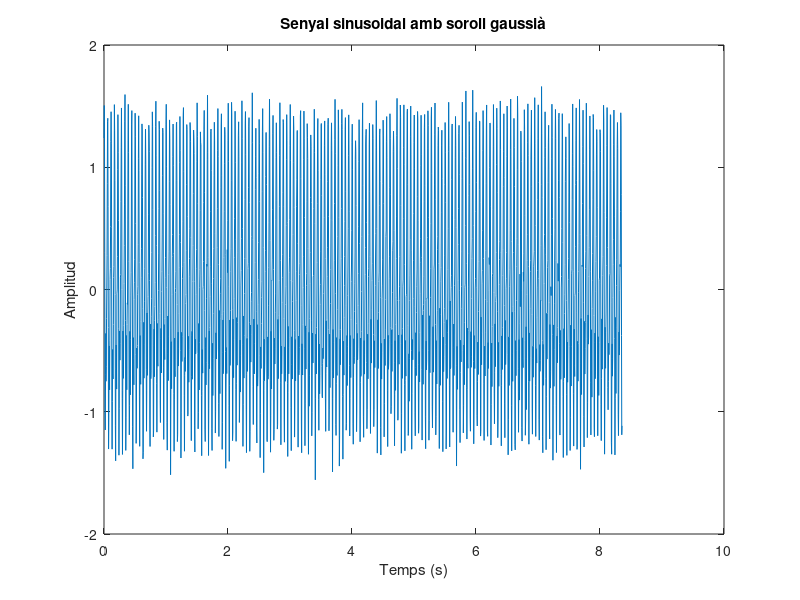
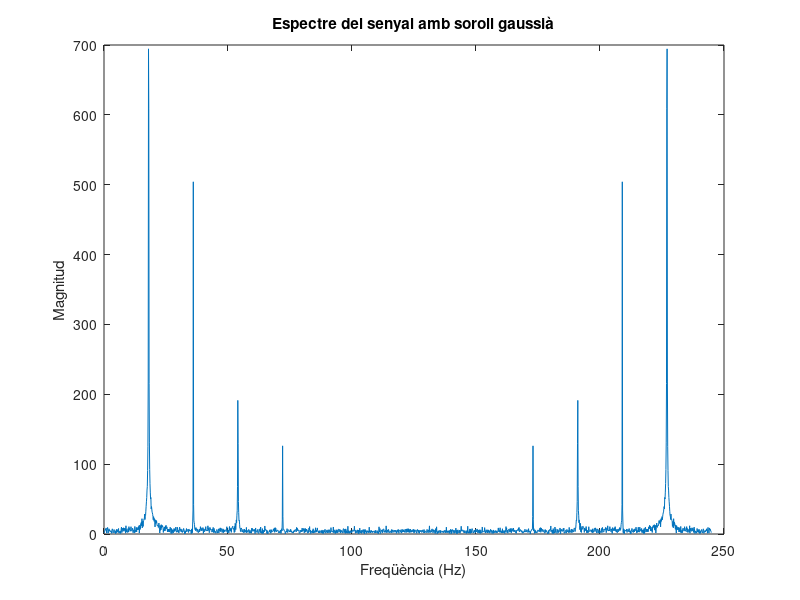
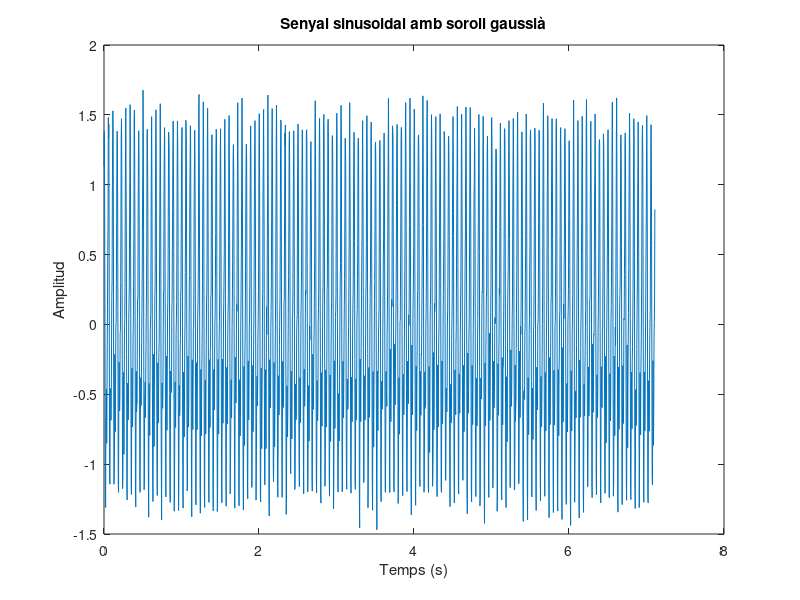
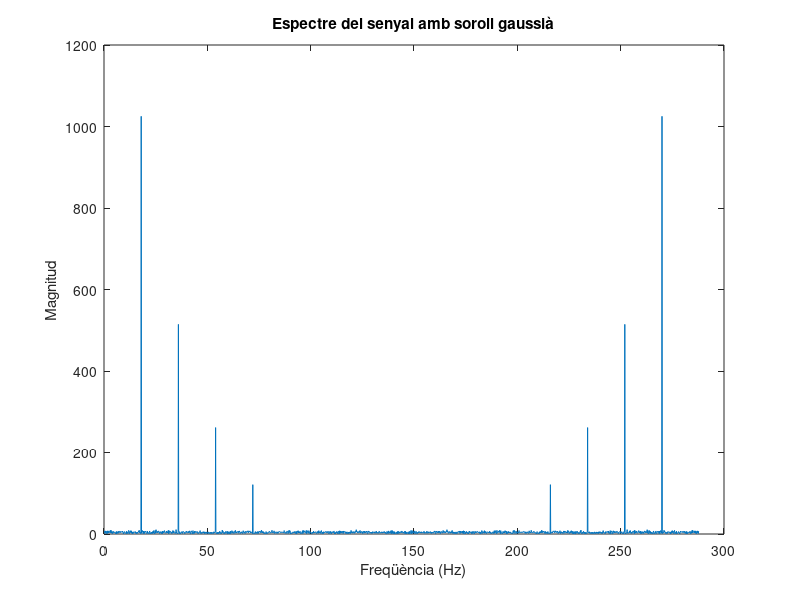

Recreate these plots in MATLAB, in order.
% Practica 9 PSI
clc
clear all

%% ACTIVITAT 1
% Definir paràmetres del senyal
A1 = 1; A2 = 0.5; A3 = 0.25; A4 = 0.125;
f1 = 18; f2 = 36; f3 = 54; f4 = 72;
phi1 = pi/2; phi2 = pi/4; phi3 = -0.3*pi; phi4 = 0.6*pi;
Fs = 245; % freqüència de mostreig
N = 2048; % nombre de mostres

% Generar vector de temps
t = (0:N-1) / Fs;

% Generar senyal
x = A1*sin(2*pi*f1*t + phi1) + A2*sin(2*pi*f2*t + phi2) + A3*sin(2*pi*f3*t + phi3) + A4*sin(2*pi*f4*t + phi4);

% Generar soroll blanc gaussià
sigma = 0.1;
noise = sigma*randn(size(x));

% Afegir soroll al senyal
x = x + noise;

% Mostrar senyal
figure(1)
plot(t, x);
xlabel('Temps (s)');
ylabel('Amplitud');
title('Senyal sinusoidal amb soroll gaussià');

% Calcular la FFT del senyal
X = fft(x);

% Calcular l'eix de freqüència
f = (0:N-1) * Fs / N;

% Dibuixar el espectre
figure(2)
plot(f, abs(X));
xlabel('Freqüència (Hz)');
ylabel('Magnitud');
title('Espectre del senyal amb soroll gaussià');

%% Fem el mateix amb la frequencia de mostreig a 288Hz.
% Definir paràmetres del senyal
A1 = 1; A2 = 0.5; A3 = 0.25; A4 = 0.125;
f1 = 18; f2 = 36; f3 = 54; f4 = 72;
phi1 = pi/2; phi2 = pi/4; phi3 = -0.3*pi; phi4 = 0.6*pi;
Fs = 288; % freqüència de mostreig
N = 2048; % nombre de mostres

% Generar vector de temps
t = (0:N-1) / Fs;

% Generar senyal
x = A1*sin(2*pi*f1*t + phi1) + A2*sin(2*pi*f2*t + phi2) + A3*sin(2*pi*f3*t + phi3) + A4*sin(2*pi*f4*t + phi4);

% Generar soroll blanc gaussià
sigma = 0.1;
noise = sigma*randn(size(x));

% Afegir soroll al senyal
x = x + noise;

% Mostrar senyal
figure(3)
plot(t, x);
xlabel('Temps (s)');
ylabel('Amplitud');
title('Senyal sinusoidal amb soroll gaussià');

% Calcular la FFT del senyal
X = fft(x);

% Calcular l'eix de freqüència
f = (0:N-1) * Fs / N;

% Dibuixar el espectre
figure(4)
plot(f, abs(X));
xlabel('Freqüència (Hz)');
ylabel('Magnitud');
title('Espectre del senyal amb soroll gaussià');



%% Activitat 2

%% a)
% Señal original
n = [0:31];
x = sin(2*pi*4.5*n/32) + sin(2*pi*6.5*n/32);

% Aplicar ventana Hanning y Blackmann
xh = x.*hanning(32)';
xb = x.*blackman(32)';

% Calcular la DFT
X = fft(x);
Xh = fft(xh);
Xb = fft(xb);

% Espectro en dB
X_dB = 20*log10(abs(X)/max(abs(X)));
Xh_dB = 20*log10(abs(Xh)/max(abs(Xh)));
Xb_dB = 20*log10(abs(Xb)/max(abs(Xb)));

% Visualizar el espectro
f = [0:length(X)-1]/length(X);
figure(5)
plot(f, X_dB, 'b', f, Xh_dB, 'r', f, Xb_dB, 'g');
xlabel('Frecuencia normalizada');
ylabel('Amplitud (dB)');
legend('Original', 'Hanning', 'Blackmann');
ylim([-60 0]);

% Zero-padding
N = 512;
xn = [x, zeros(1, N-length(x))];
xhn = [xh, zeros(1, N-length(xh))];
xbn = [xb, zeros(1, N-length(xb))];

% Calcular la DFT con zero-padding
Xn = fft(xn);
Xhn = fft(xhn);
Xbn = fft(xbn);

% Espectro en dB
Xn_dB = 20*log10(abs(Xn)/max(abs(Xn)));
Xhn_dB = 20*log10(abs(Xhn)/max(abs(Xhn)));
Xbn_dB = 20*log10(abs(Xbn)/max(abs(Xbn)));

% Visualizar el espectro con zero-padding
fn = [0:length(Xn)-1]/length(Xn);
figure(6)
plot(fn, Xn_dB, 'b', fn, Xhn_dB, 'r', fn, Xbn_dB, 'g');
xlabel('Frecuencia normalizada');
ylabel('Amplitud (dB)');
legend('Original', 'Hanning', 'Blackmann');
ylim([-60 0]);

%% b) Efecte sobre el rang dinàmic

% Senal original
n = [0:63];
x = sin(2*pi*10.1*n/64) + 0.001*cos(2*pi*15.2*n/64) + 0.001*sin(2*pi*20.3*n/64) + 0.001*cos(2*pi*25.2*n/64);

% Aplicar ventana rectangular
xr = x.*rectwin(64)';

% Aplicar ventana Hanning
xh = x.*hanning(64)';

% Aplicar ventana Blackmann
xb = x.*blackman(64)';

% Calcular la DFT
X = fft(x);
Xr = fft(xr);
Xh = fft(xh);
Xb = fft(xb);

% Magnitud del espectro
X_mag = abs(X);
Xr_mag = abs(Xr);
Xh_mag = abs(Xh);
Xb_mag = abs(Xb);

% Espectro en dB
X_dB = 20*log10(X_mag/max(X_mag));
Xr_dB = 20*log10(Xr_mag/max(Xr_mag));
Xh_dB = 20*log10(Xh_mag/max(Xh_mag));
Xb_dB = 20*log10(Xb_mag/max(Xb_mag));

% Visualizar el espectro
f = [0:length(X)-1]/length(X);
figure(7)
plot(f, X_dB, 'b', f, Xr_dB, 'r', f, Xh_dB, 'g', f, Xb_dB, 'k');
xlabel('Frecuencia normalizada');
ylabel('Amplitud (dB)');
legend('Original', 'Rectangular', 'Hanning', 'Blackmann');
ylim([-80 0]);

%% Zero Padding
% Senal original
n = [0:63];
x = sin(2*pi*10.1*n/64) + 0.001*cos(2*pi*15.2*n/64) + 0.001*sin(2*pi*20.3*n/64) + 0.001*cos(2*pi*25.2*n/64);

% Aplicar ventana rectangular
xr = x.*rectwin(64)';

% Aplicar ventana Hanning
xh = x.*hanning(64)';

% Aplicar ventana Blackmann
xb = x.*blackman(64)';

% Calcular la DFT con zero-padding
N = 512;
X = fft(x, N);
Xr = fft(xr, N);
Xh = fft(xh, N);
Xb = fft(xb, N);

% Magnitud del espectro con zero-padding
X_mag = abs(X);
Xr_mag = abs(Xr);
Xh_mag = abs(Xh);
Xb_mag = abs(Xb);

% Espectro en dB con zero-padding
X_dB = 20*log10(X_mag/max(X_mag));
Xr_dB = 20*log10(Xr_mag/max(Xr_mag));
Xh_dB = 20*log10(Xh_mag/max(Xh_mag));
Xb_dB = 20*log10(Xb_mag/max(Xb_mag));

% Visualizar el espectro con zero-padding
f = [0:N-1]/N;
figure(8)
plot(f, X_dB, 'b', f, Xr_dB, 'r', f, Xh_dB, 'g', f, Xb_dB, 'k');
xlabel('Frecuencia normalizada');
ylabel('Amplitud (dB)');
legend('Original', 'Rectangular', 'Hanning', 'Blackmann');
ylim([-80 0]);










